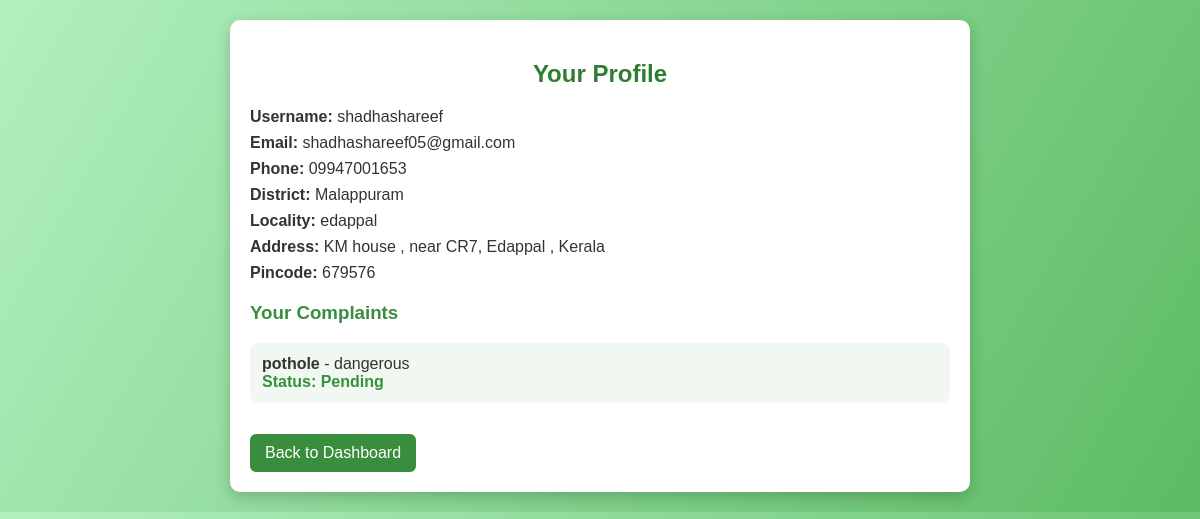
Screenshot of /profile (signed in) with the database file from the repository.
### tables this page shows
CREATE TABLE users (
    user_id INTEGER PRIMARY KEY AUTOINCREMENT,
    username TEXT NOT NULL,
    password TEXT NOT NULL,
    phone TEXT,
    email TEXT UNIQUE NOT NULL,
    district TEXT,
    locality TEXT,
    address TEXT,
    pincode TEXT
);

CREATE TABLE complaints (
    complaint_id INTEGER PRIMARY KEY AUTOINCREMENT,
    user_id INTEGER,
    title TEXT,
    description TEXT,
    location TEXT,
    status TEXT DEFAULT 'Pending',
    upvotes INTEGER DEFAULT 0,
    downvotes INTEGER DEFAULT 0,
    FOREIGN KEY (user_id) REFERENCES users(user_id)
);

### app.py (the view)
@app.route('/profile')
def profile():
    if 'user_id' not in session:
        return redirect(url_for('login'))
    user_id = session['user_id']
    cursor.execute("SELECT username, email, phone, district, locality, address, pincode FROM users WHERE user_id=?",
                   (user_id,))
    user = cursor.fetchone()
    cursor.execute("SELECT title, description, status FROM complaints WHERE user_id=?", (user_id,))
    user_complaints = cursor.fetchall()
    return render_template('profile.html', user=user, user_complaints=user_complaints)

### templates/profile.html (shortened to what this page needs)
<!DOCTYPE html>
<html lang="en">
<head>
</head>
<body>
    <div class="container">
        <h2>Your Profile</h2>
        <div class="profile-details">
            <p><strong>Username:</strong> {{ user[0] }}</p>
            <p><strong>Email:</strong> {{ user[1] }}</p>
            <p><strong>Phone:</strong> {{ user[2] }}</p>
            <p><strong>District:</strong> {{ user[3] }}</p>
            <p><strong>Locality:</strong> {{ user[4] }}</p>
            <p><strong>Address:</strong> {{ user[5] }}</p>
            <p><strong>Pincode:</strong> {{ user[6] }}</p>
        </div>
        <h3>Your Complaints</h3>
        <ul>
            {% for complaint in user_complaints %}
                <li>
                    <strong>{{ complaint[0] }}</strong> - {{ complaint[1] }}
                    <br>
                    <span class="status">Status: {{ complaint[2] }}</span>
                </li>
            {% else %}
                <li>No complaints submitted yet.</li>
            {% endfor %}
        </ul>
        <a href="{{ url_for('dashboard') }}" class="btn">Back to Dashboard</a>
    </div>
</body>
</html>

### templates/profile.html (style rules this page uses)
body { font-family: Arial, sans-serif; background: linear-gradient(120deg, #b2f0c0, #5dbb63); margin: 0; padding: 20px; color: #333; }
.container { background: #fff; padding: 20px; border-radius: 10px; max-width: 700px; margin: auto; box-shadow: 0 5px 15px rgba(0,0,0,0.2); }
h2 { color: #2e7d32; text-align: center; margin-bottom: 20px; }
.profile-details { margin-bottom: 20px; }
.profile-details p { font-size: 16px; margin: 8px 0; }
h3 { margin-top: 20px; color: #388e3c; }
ul { list-style-type: none; padding: 0; }
li { background: #f1f8f1; padding: 12px; border-radius: 8px; margin-bottom: 10px; }
.status { font-weight: bold; color: #388e3c; }
.btn { display: inline-block; padding: 10px 15px; background: #388e3c; color: #fff; text-decoration: none; border-radius: 6px; margin-top: 15px; transition: background 0.3s; }

### rows the page displays
users: username "shadhashareef", email "shadhashareef05@gmail.com", phone "09947001653", district "Malappuram", locality "edappal", address "KM house , near CR7, Edappal , Kerala", pincode "679576"
complaints: title "pothole", description "dangerous", status "Pending"
